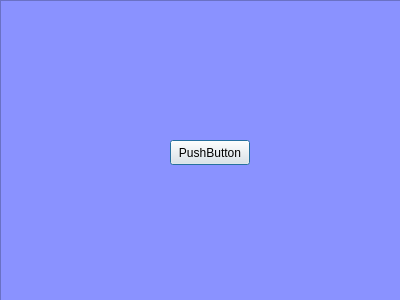
<?xml version="1.0" encoding="UTF-8"?>
<ui version="4.0">
 <class>Dialog</class>
 <widget class="QDialog" name="Dialog">
  <property name="geometry">
   <rect>
    <x>0</x>
    <y>0</y>
    <width>400</width>
    <height>300</height>
   </rect>
  </property>
  <property name="windowTitle">
   <string>Dialog</string>
  </property>
  <widget class="QGraphicsView" name="graphicsView">
   <property name="geometry">
    <rect>
     <x>0</x>
     <y>0</y>
     <width>401</width>
     <height>301</height>
    </rect>
   </property>
   <property name="styleSheet">
    <string notr="true">QGraphicsView{
background-color: rgb(138, 146, 255);
}</string>
   </property>
  </widget>
  <widget class="QPushButton" name="pushButton">
   <property name="geometry">
    <rect>
     <x>170</x>
     <y>140</y>
     <width>80</width>
     <height>25</height>
    </rect>
   </property>
   <property name="text">
    <string>PushButton</string>
   </property>
  </widget>
 </widget>
 <resources/>
 <connections/>
</ui>
